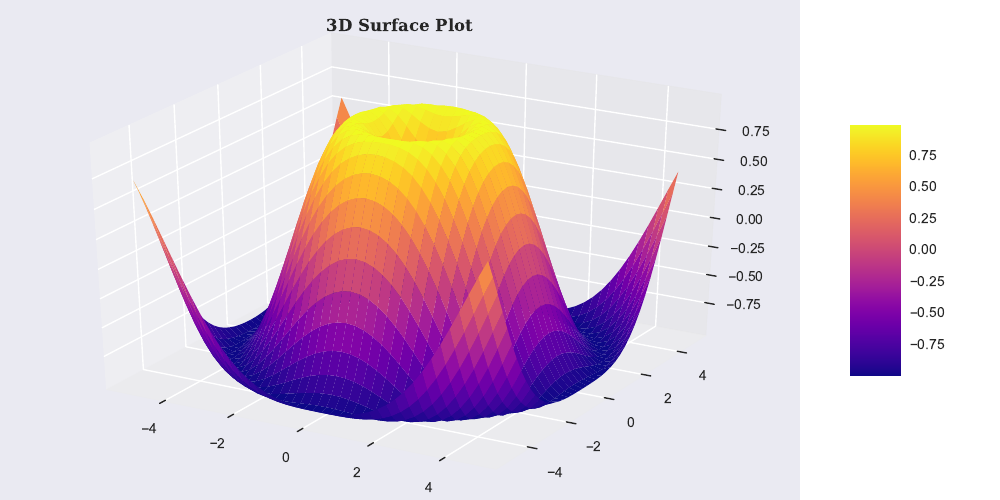

This chart was generated by the following Python code:
# 3D Surface plot
import numpy as np
import matplotlib.pyplot as plt
from matplotlib import cm
from mpl_toolkits.mplot3d import Axes3D
font_param = {'size': 12, 'fontweight': 'semibold',
              'family': 'serif', 'style': 'normal'}

plt.style.use('seaborn')


X = np.arange(-5, 5, 0.25)
Y = np.arange(-5, 5, 0.25)
X, Y = np.meshgrid(X, Y)
R = np.sqrt(X**2 + Y**2)
Z = np.cos(R)

fig = plt.figure(figsize=(10, 5))
ax = Axes3D(fig)
surf = ax.plot_surface(X, Y, Z, rstride=1, cstride=1, cmap=cm.plasma)
ax.set_title('3D Surface Plot', font_param)


# Add a color bar which maps values to colors.
fig.colorbar(surf, shrink=0.5, aspect=5)

plt.savefig('surface3d.pdf')
plt.show()
